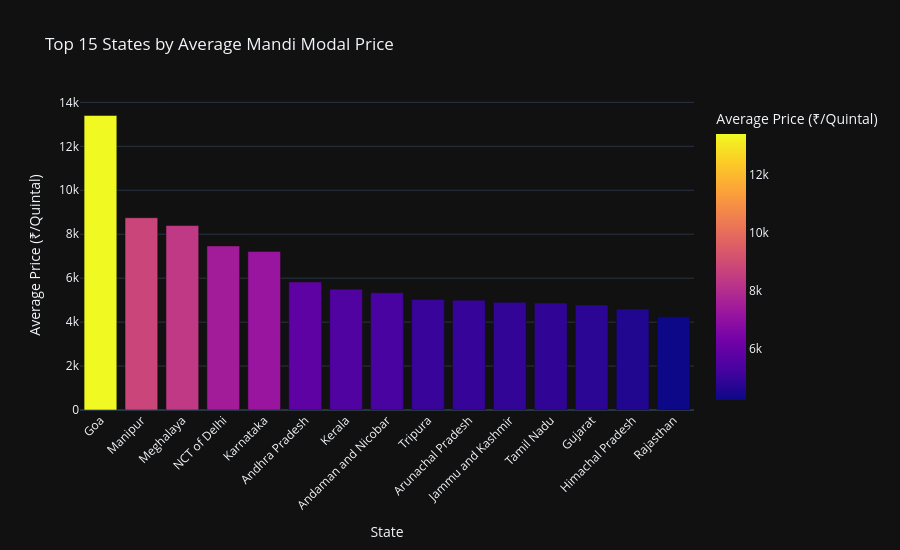

Here is the notebook cell this chart was saved with:
### Code cell
top_states = state_analysis.head(15).reset_index()

fig = px.bar(
    top_states,
    x='State',
    y='Average_Price',
    color='Average_Price',
    title='Top 15 States by Average Mandi Modal Price',
    labels={
        'Average_Price': 'Average Price (₹/Quintal)',
        'State': 'State'
    },
    template='plotly_dark'
)

fig.update_layout(
    xaxis_tickangle=-45,
    height=550
)

fig.show()

### Figure 1 — Plotly figure (JSON) as saved in the notebook; plotly's stock layout.template omitted (floating-point values rounded to 4 significant figures)
{"data": [{"hovertemplate": "State=%{x}<br>Average Price (₹/Quintal)=%{marker.color}<extra></extra>", "legendgroup": "", "marker": {"color": [13400.0, 8751.0, 8394.0, 7467.0, 7215.0, 5825.0, 5501.0, 5337.0, 5033.0, 5000.0, 4904.0, 4868.0, 4780.0, 4593.0, 4245.0], "coloraxis": "coloraxis", "pattern": {"shape": ""}}, "name": "", "orientation": "v", "showlegend": false, "textposition": "auto", "type": "bar", "x": ["Goa", "Manipur", "Meghalaya", "NCT of Delhi", "Karnataka", "Andhra Pradesh", "Kerala", "Andaman and Nicobar", "Tripura", "Arunachal Pradesh", "Jammu and Kashmir", "Tamil Nadu", "Gujarat", "Himachal Pradesh", "Rajasthan"], "xaxis": "x", "y": [13400.0, 8751.0, 8394.0, 7467.0, 7215.0, 5825.0, 5501.0, 5337.0, 5033.0, 5000.0, 4904.0, 4868.0, 4780.0, 4593.0, 4245.0], "yaxis": "y"}], "layout": {"barmode": "relative", "coloraxis": {"colorbar": {"title": {"text": "Average Price (₹/Quintal)"}}, "colorscale": [[0, "#0d0887"], [0.1111, "#46039f"], [0.2222, "#7201a8"], [0.3333, "#9c179e"], [0.4444, "#bd3786"], [0.5556, "#d8576b"], [0.6667, "#ed7953"], [0.7778, "#fb9f3a"], [0.8889, "#fdca26"], [1, "#f0f921"]]}, "height": 550, "legend": {"tracegroupgap": 0}, "title": {"text": "Top 15 States by Average Mandi Modal Price"}, "xaxis": {"anchor": "y", "domain": [0, 1], "tickangle": -45, "title": {"text": "State"}}, "yaxis": {"anchor": "x", "domain": [0, 1], "title": {"text": "Average Price (₹/Quintal)"}}}}
